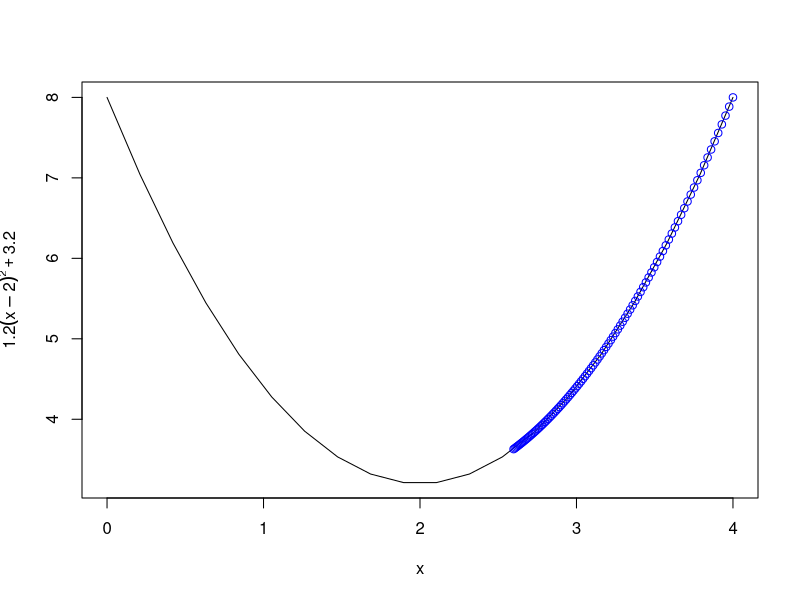
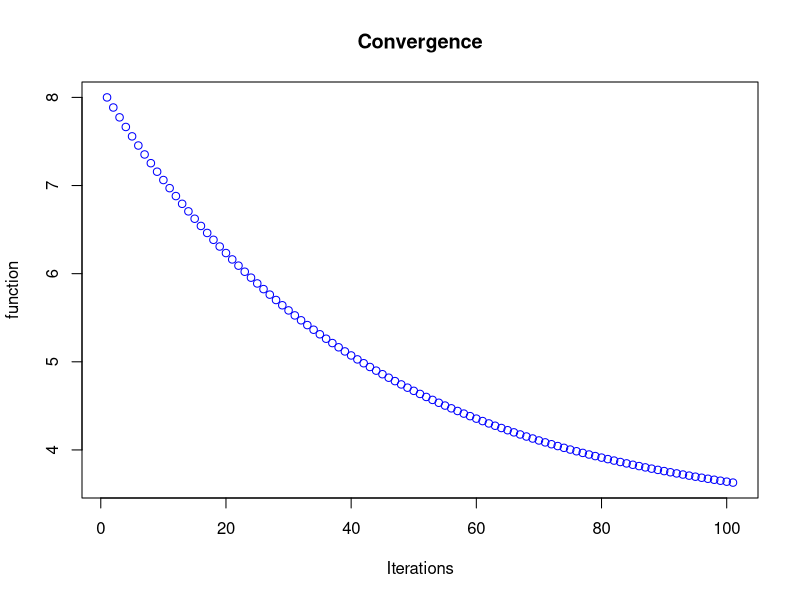

R code for these plots, in order:
f =  function(x) {
  1.2 * (x-2)^2 + 3.2
}

xs = seq(0,4,len=20)
xs
windows(width=50, height=60)
plot(xs , f (xs), type="l",xlab="x",ylab=expression(1.2(x-2)^2 +3.2))


grad = function(x){
  1.2*2*(x-2)
}

iterations = 100 
threshold=1e-5
x = 4 
xtrace = x 
ftrace = f(x) 
stepFactor = 0.005 
for (iter in 1:iterations) {
  x = x - stepFactor*grad(x) 
  xtrace = c(xtrace,x) 
  ftrace = c(ftrace,f(x)) 
  if(iter > 1 && (abs(ftrace[iter] - ftrace[iter-1])) < threshold) break
}
df = data.frame(x=xtrace,f=ftrace)
df
lines(df$x , df$f , type="b",col="blue")
X11()
plot(1:(iterations+1),df$f[1:(iterations+1)],col="blue",xlab="Iterations",ylab="function",main="Convergence")
